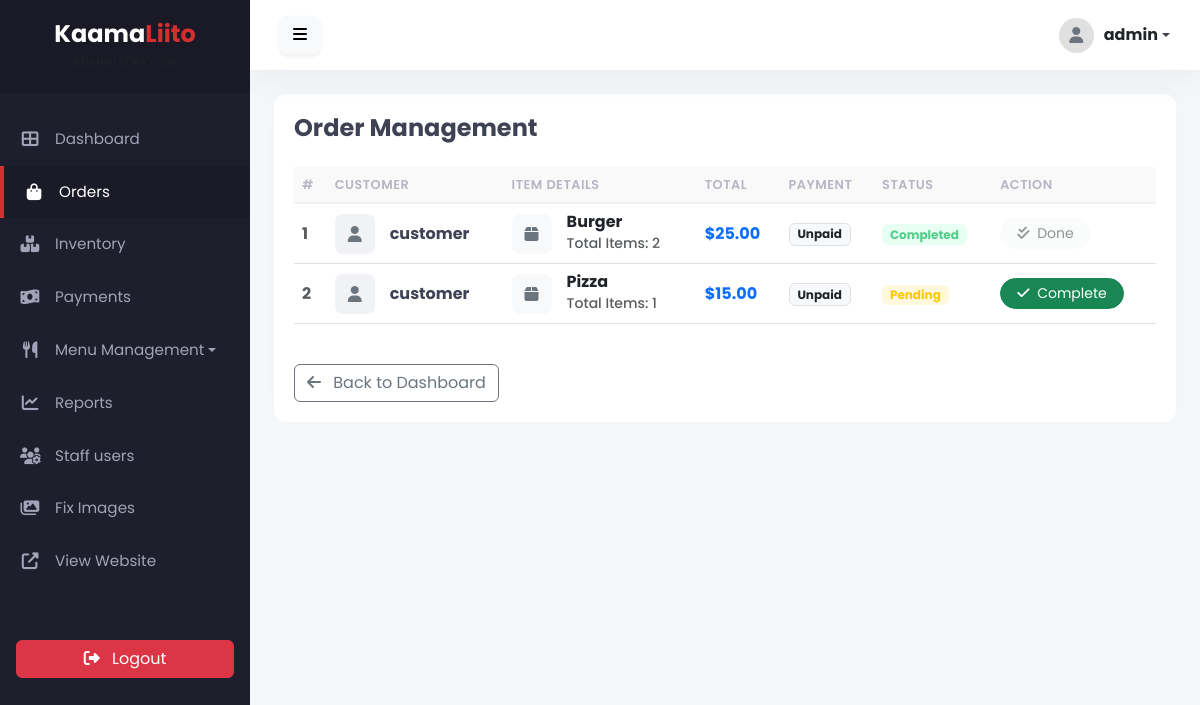
The app's page /admin/orders.php (signed in) with its own data.
### tables this page shows
CREATE TABLE `orders` (
  `id` int(11) NOT NULL AUTO_INCREMENT,
  `customer` varchar(50) NOT NULL,
  `item` varchar(100) NOT NULL,
  `quantity` int(11) NOT NULL,
  `total` decimal(10,2) NOT NULL,
  `status` enum('Pending','Completed') NOT NULL DEFAULT 'Pending',
  `order_date` timestamp NOT NULL DEFAULT current_timestamp(),
  PRIMARY KEY (`id`)
);

### admin/orders.php (the view, shortened to what this page needs)
<?php
include("includes/header.php");
include("includes/sidebar.php");
include("includes/topbar.php");
$q = mysqli_query($conn,"SELECT * FROM orders ORDER BY order_date DESC");
?>
<div class="row">
    <div class="col-12">
        <div class="table-card">
            <h4 class="fw-bold mb-4">Order Management</h4>
            <div class="table-responsive">
                <table class="table table-hover align-middle">
                    <thead>
                        <tr>
                            <th>#</th>
                            <th>Customer</th>
                            <th>Item Details</th>
                            <th>Total</th>
                            <th>Payment</th>
                            <th>Status</th>
                            <th>Action</th>
                        </tr>
                    </thead>
                    <tbody>
                        <?php
                        $i=1;
                        while($row=mysqli_fetch_assoc($q)){
                        ?>
                        <tr>
                            <td class="text-muted fw-bold"><?= $i++; ?></td>
                            <td>
                                <div class="d-flex align-items-center">
                                    <div style="width:40px; height:40px; background:#f0f2f5; border-radius:8px; overflow:hidden; margin-right:15px; display:flex; align-items:center; justify-content:center;">
                                        <i class="fas fa-user text-secondary"></i>
                                    </div>
                                    <span class="fw-bold"><?= $row['customer']; ?></span>
                                </div>
                            </td>
                            <td>
                                <div class="d-flex align-items-center">
                                    <div style="width:40px; height:40px; background:#f8f9fa; border-radius:8px; display:flex; align-items:center; justify-content:center; margin-right:15px;">
                                        <i class="fas fa-box text-secondary"></i>
                                    </div>
                                    <div>
                                        <h6 class="mb-0 fw-bold text-dark"><?= $row['item']; ?></h6>
                                        <small class="text-muted">Total Items: <?= $row['quantity']; ?></small>
                                    </div>
                                </div>
                            </td>
                            <td class="fw-bold fs-6 text-primary">$<?= number_format($row['total'], 2); ?></td>
                            <td>
                                <span class="badge bg-light text-dark border"><?= $row['payment_status']; ?></span>
                                <br><small class="text-muted"><?= $row['payment_method']; ?></small>
                            </td>
                            <td>
                                <?php if($row['status']=="Pending"){ ?>
                                    <span class="badge bg-light-warning">Pending</span>
                                <?php } else { ?>
                                    <span class="badge bg-light-success">Completed</span>
                                <?php } ?>
                            </td>
                            <td>
                                <?php if($row['status']=="Pending"){ ?>
                                    <a href="?id=<?= $row['id']; ?>" class="btn btn-sm btn-success rounded-pill px-3">
                                        <i class="fas fa-check me-1"></i> Complete
                                    </a>
                                <?php } else { ?>
                                    <button class="btn btn-sm btn-light text-muted rounded-pill px-3" disabled>
                                        <i class="fas fa-check-double me-1"></i> Done
                                    </button>
                                <?php } ?>
                            </td>
                        </tr>
                        <?php } ?>
                    </tbody>
                </table>
            </div>
            <div class="mt-4">
                <a href="dashboard.php" class="btn btn-outline-secondary">
                    <i class="fas fa-arrow-left me-2"></i> Back to Dashboard
                </a>
            </div>
        </div>
    </div>
</div>
<?php include("includes/footer.php"); ?>

### admin/css/admin.css (style rules this page uses)
:root { --admin-primary: #D32F2F; --sidebar-bg: #1e1e2d; --sidebar-hover: #1b1b28; --header-height: 70px; --text-primary: #3f4254; }
body { background-color: #f5f8fa; font-family: 'Poppins', sans-serif; color: var(--text-primary); }
.table-card { background: #fff; border-radius: 12px; box-shadow: 0 0 20px 0 rgba(76, 87, 125, 0.02); padding: 20px; }
.table thead th { background-color: #f9f9f9; font-weight: 600; color: #b5b5c3; text-transform: uppercase; font-size: 0.8rem; letter-spacing: 0.5px; border-bottom: 2px solid #eff2f5; }
.table tbody td { vertical-align: middle; color: #3f4254; font-weight: 500; }
.bg-light-success { background: #e8fff3; color: #50cd89; }
.bg-light-warning { background: #fff8dd; color: #ffc700; }

### records on screen
orders: customer "customer", item "Burger", quantity "2", total "25.00", payment_status "Unpaid", status "Completed"
orders: customer "customer", item "Pizza", quantity "1", total "15.00", payment_status "Unpaid", status "Pending"

### other values on screen
$_SESSION['user'] "admin"
